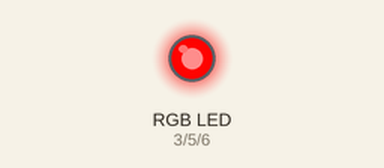
Simulated run of this sketch. Board: Arduino Uno, built with avr-gcc and run on an emulated ATmega328P. Parts: an RGB LED mixed from three pins (HIGH = lit). Dim RGB values are drawn brighter than linear.

Above: at 0.15 s.
At 4.95 s:
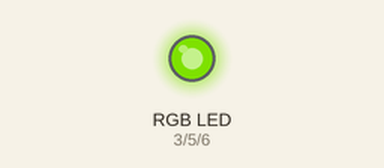
At 10.05 s:
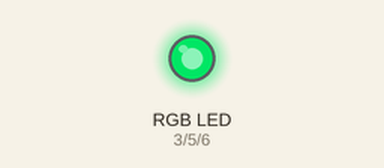
At 19.96 s:
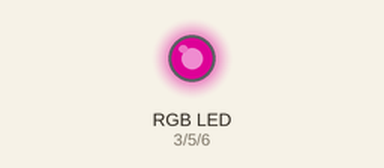
At 29.86 s:
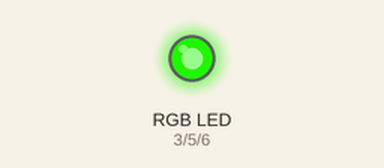
At 39.77 s:
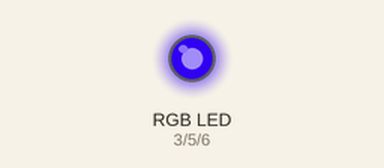
Timing chart, 0 to 40.0 s (numbered marks = the images above):
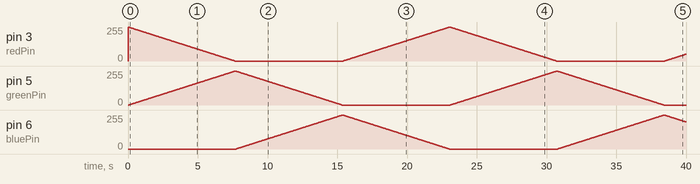

The sketch:

pwm_LED.ino
```cpp
const int redPin = 3;
const int greenPin = 5;
const int bluePin = 6;

void setup(){

}

void loop(){
  unsigned long duration = 30;
  int Array[4] = {redPin, greenPin, bluePin, redPin};
  for(int i = 0; i < 3; i++){
    for (int j = 255; j >= 0; j--){
      analogWrite(Array[i], j);
      delay(duration);
      analogWrite(Array[i + 1], 255 - j);
    }
  }
}
```
